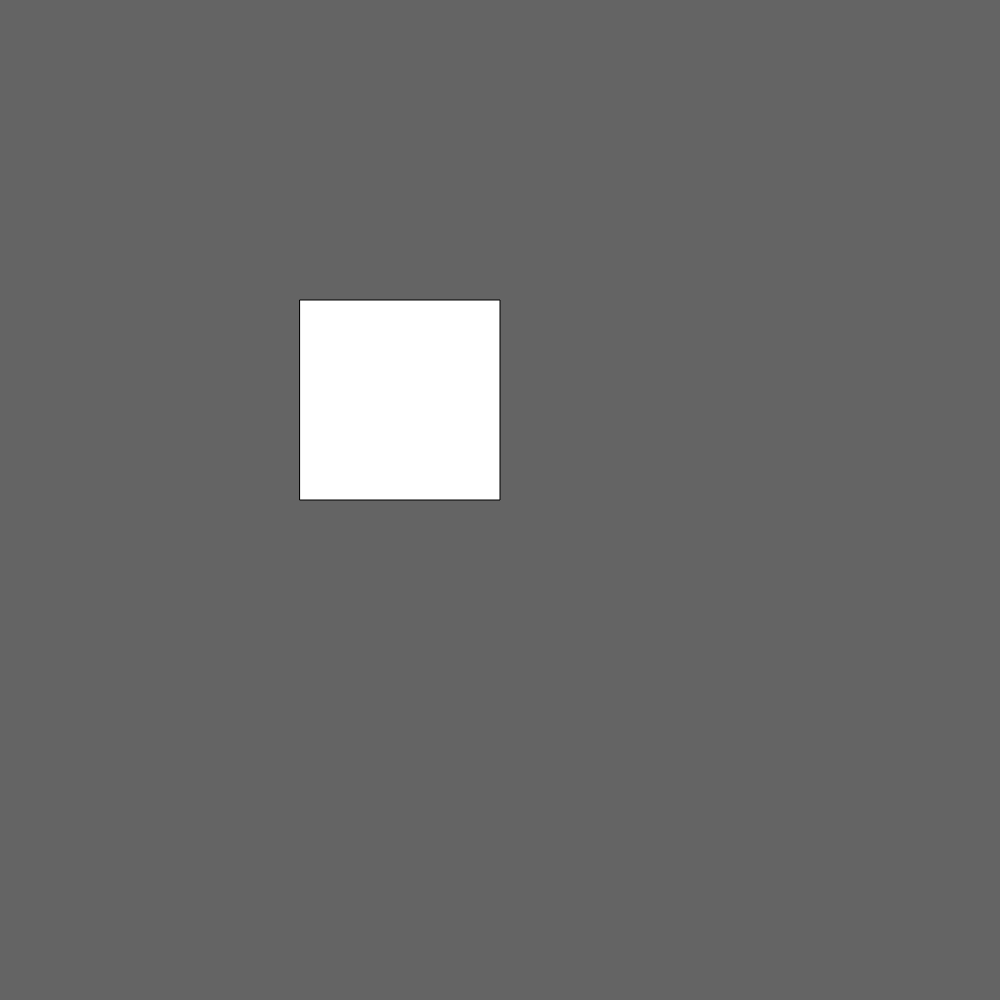
Frame 1 (no input)
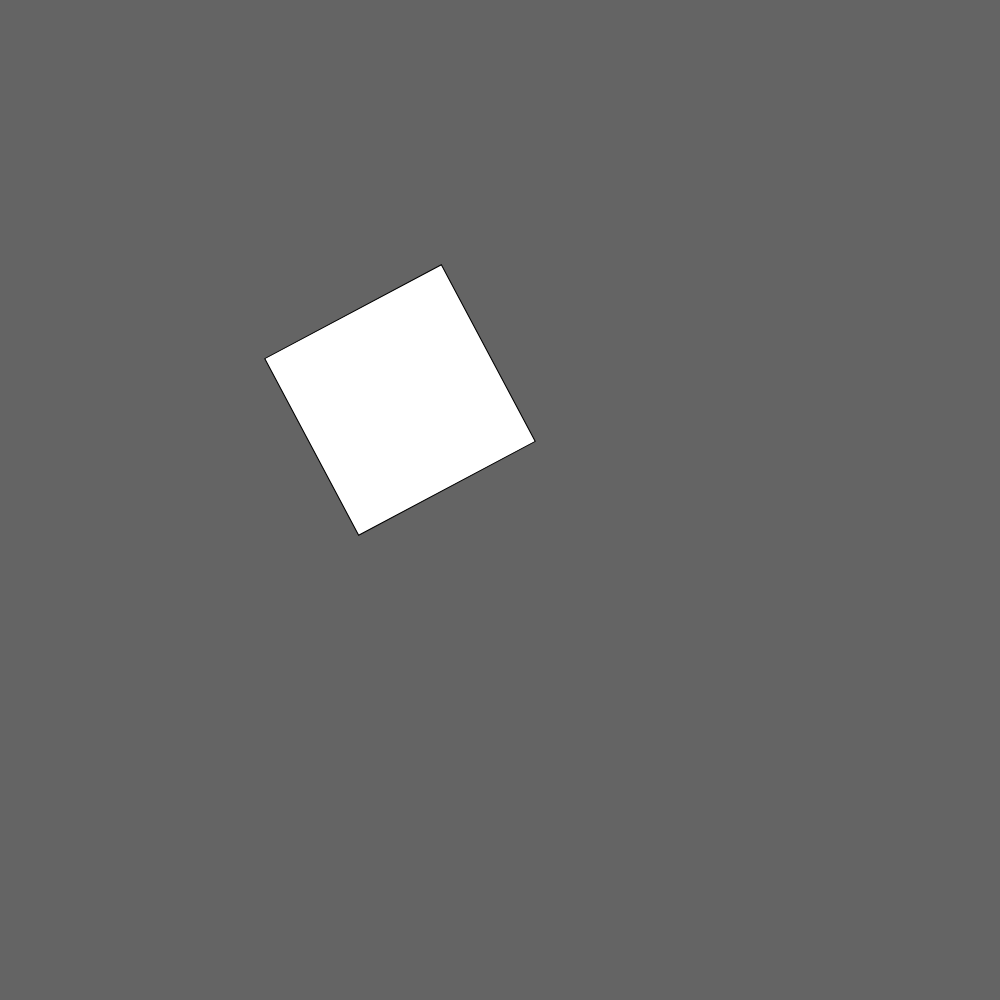
Frame 60 (no input)
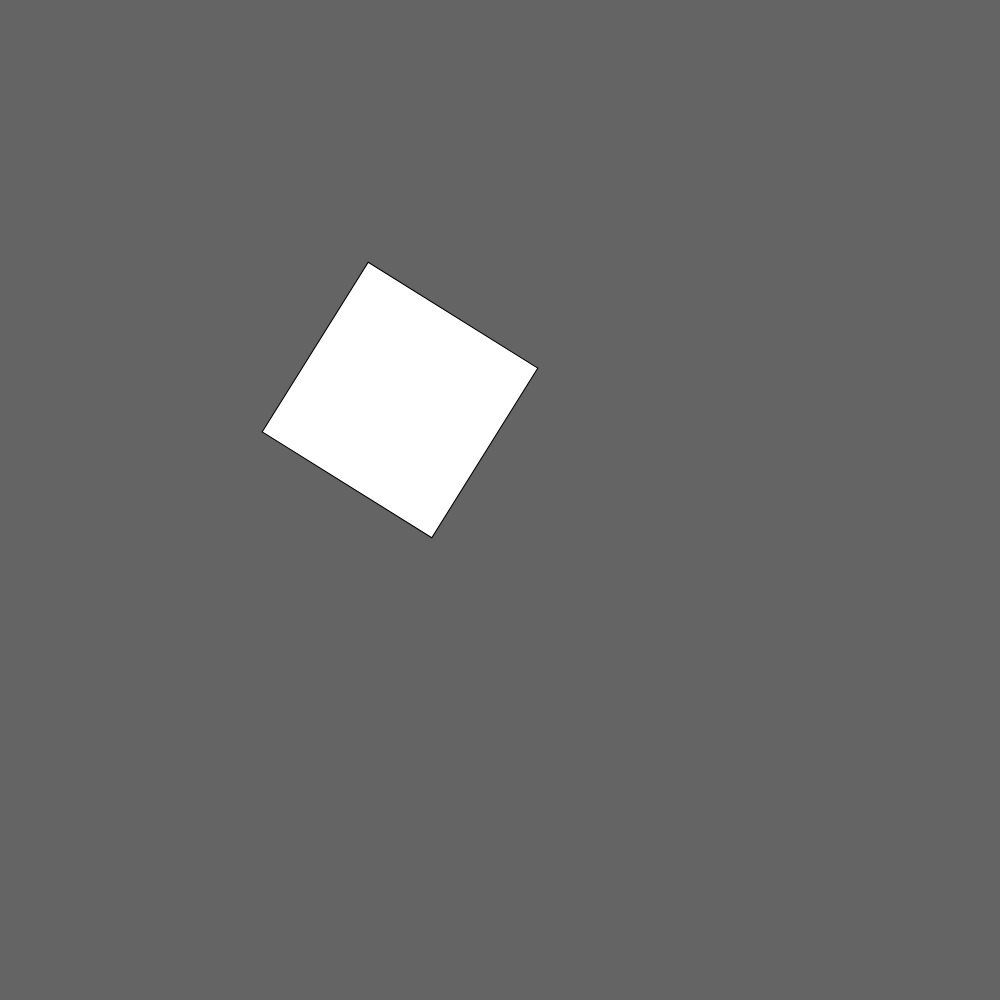
Frame 120 (the mouse pressed at the canvas centre since frame 60)

The p5.js sketch that drew these frames (run headless with seeded random() and noise() and a simulated clock; from frame 60 on, the mouse is pressed at the canvas centre):

// p5.js sketch
// ── sketch.js
var counter = 0;
var speed = 2;


function setup(){
  createCanvas(1000, 1000);  
    
}

function draw(){
    background(100);
    translate(400, 400);
    rotate(radians(counter));
    rectMode(CENTER);
    rect(0, 0, 200, 200);
    
    if(counter >-1440){
        counter-= speed;
        //counter+= speed;
    }
}
